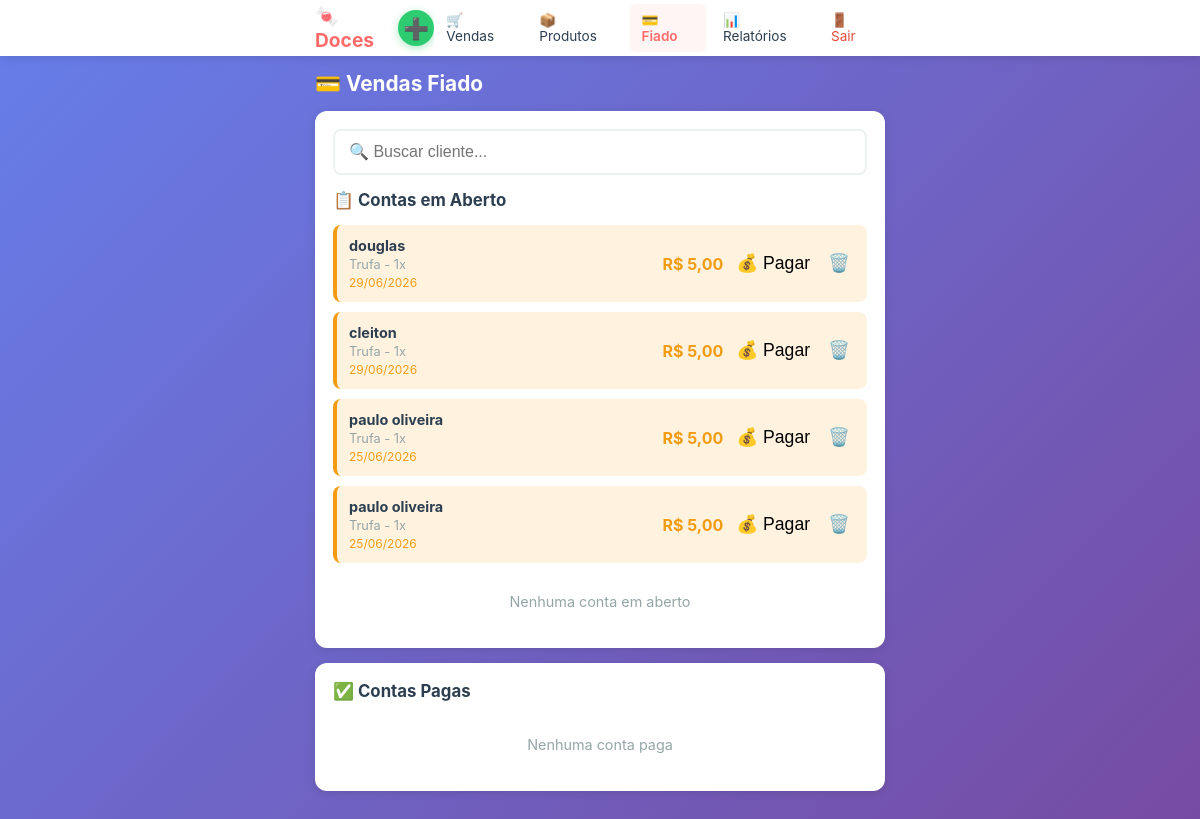
Before: /fiado (signed in) with the older database file.
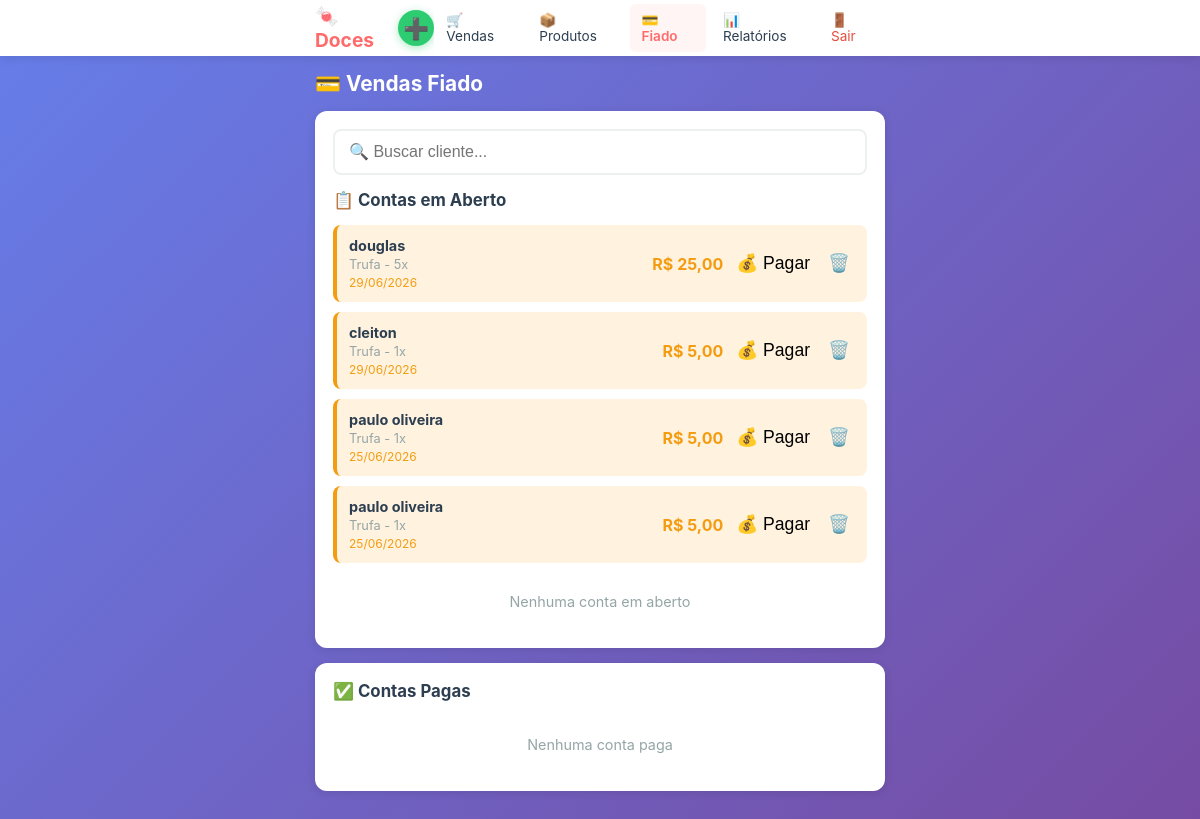
After: the same page with the newer database file.
### app.py (models this page shows)
class Fiado(db.Model):
    __tablename__ = 'fiados'
    id = db.Column(db.Integer, primary_key=True)
    cliente = db.Column(db.String(100), nullable=False)
    produto = db.Column(db.String(100), nullable=False)
    valor = db.Column(db.Float, nullable=False)
    quantidade = db.Column(db.Integer, default=1)
    total = db.Column(db.Float, nullable=False)
    data = db.Column(db.String(10), nullable=False)
    data_iso = db.Column(db.String(10), nullable=False)
    pago = db.Column(db.Boolean, default=False)
    data_pagamento = db.Column(db.String(10), nullable=True)
    created_at = db.Column(db.DateTime, default=datetime.now)

### app.py (the view)
@app.route('/fiado')
@login_required
def fiado():
    fiados = Fiado.query.order_by(Fiado.created_at.desc()).all()
    return render_template('fiado.html', fiados=fiados)

### app.py (called while the page is built)
def login_required(f):
    @wraps(f)
    def decorated_function(*args, **kwargs):
        if 'logged_in' not in session:
            return redirect(url_for('login'))
        return f(*args, **kwargs)
    return decorated_function

def formatar_br(valor):
    return f"{valor:,.2f}".replace(",", "X").replace(".", ",").replace("X", ".")

@app.template_filter('moeda_br')
def moeda_br_filter(valor):
    return formatar_br(valor)

### templates/fiado.html (shortened to what this page needs)
{% extends "base.html" %}
{% block content %}
<div class="page-header">
    <h2>💳 Vendas Fiado</h2>
</div>
<div class="card">
    <div class="busca-container">
        <input type="text" id="buscaFiado" placeholder="🔍 Buscar cliente..." onkeyup="filtrarFiado()">
    </div>
    <h3>📋 Contas em Aberto</h3>
    <div id="listaFiadoAberto" class="lista-fiado">
        {% set tem_aberto = false %}
        {% for fiado in fiados %}
        {% if not fiado.pago %}
        {% set tem_aberto = true %}
        <div class="fiado-item" data-cliente="{{ fiado.cliente.lower() }}">
            <div class="fiado-info">
                <strong>{{ fiado.cliente }}</strong>
                <span>{{ fiado.produto }} - {{ fiado.quantidade }}x</span>
                <span class="fiado-data">{{ fiado.data }}</span>
            </div>
            <div class="fiado-actions">
                <span class="fiado-valor">R$ {{ fiado.total|moeda_br }}</span>
                <button class="btn-icon btn-success" onclick="pagarFiado({{ fiado.id }})">💰 Pagar</button>
                <button class="btn-icon" onclick="excluirFiado({{ fiado.id }})">🗑️</button>
            </div>
        </div>
        {% endif %}
        {% endfor %}
        {% if not tem_aberto %}
        <p class="empty">Nenhuma conta em aberto</p>
        {% endif %}
    </div>
</div>
<div class="card">
    <h3>✅ Contas Pagas</h3>
    <div class="lista-fiado">
        {% set tem_pago = false %}
        {% if not tem_pago %}
        <p class="empty">Nenhuma conta paga</p>
        {% endif %}
    </div>
</div>
{% endblock %}

### templates/base.html (shortened to what this page needs)
<!DOCTYPE html>
<html lang="pt-BR">
<head>
    <link rel="stylesheet" href="{{ url_for('static', filename='css/style.css') }}">
</head>
<body>
    {% if session.get('logged_in') %}
    <nav class="menu-topo">
        <div class="menu-container">
            <div class="logo">🍬 Doces</div>
            <div class="menu-right">
                <a href="{{ url_for('vendas') }}" class="btn-nova-venda" title="Nova Venda">➕</a>
            </div>
            <ul class="menu-list" id="menuList">
                <li><a href="{{ url_for('vendas') }}" class="{% if request.endpoint == 'vendas' %}active{% endif %}">🛒 Vendas</a></li>
                <li><a href="{{ url_for('produtos') }}" class="{% if request.endpoint == 'produtos' %}active{% endif %}">📦 Produtos</a></li>
                <li><a href="{{ url_for('fiado') }}" class="{% if request.endpoint == 'fiado' %}active{% endif %}">💳 Fiado</a></li>
                <li><a href="{{ url_for('relatorios') }}" class="{% if request.endpoint == 'relatorios' %}active{% endif %}">📊 Relatórios</a></li>
                <li><a href="{{ url_for('logout') }}">🚪 Sair</a></li>
            </ul>
        </div>
    </nav>
    {% endif %}
    <main class="content">
        {% block content %}{% endblock %}
    </main>
</body>
</html>

### static/css/style.css (style rules this page uses)
:root { --primary: #FF6B6B; --primary-dark: #EE5A5A; --secondary: #4ECDC4; --success: #2ECC71; --warning: #F39C12; --danger: #E74C3C; --dark: #2C3E50; --gray: #95A5A6; --light: #ECF0F1; --white: #FFFFFF; --shadow: 0 2px 10px rgba(0,0,0,0.1); --radius: 12px; }
* { margin: 0; padding: 0; box-sizing: border-box; -webkit-tap-highlight-color: transparent; }
body { font-family: -apple-system, BlinkMacSystemFont, 'Segoe UI', Roboto, sans-serif; background: linear-gradient(135deg, #667eea 0%, #764ba2 100%); min-height: 100vh; color: var(--dark); padding-bottom: 20px; }
.menu-topo { background: var(--white); box-shadow: var(--shadow); position: sticky; top: 0; z-index: 1000; }
.menu-container { max-width: 100%; padding: 0 15px; display: flex; align-items: center; justify-content: space-between; height: 56px; }
.logo { font-size: 1.2rem; font-weight: bold; color: var(--primary); }
.menu-right { display: flex; align-items: center; gap: 10px; }
.btn-nova-venda { background: var(--success); color: var(--white); width: 36px; height: 36px; border-radius: 50%; display: flex; align-items: center; justify-content: center; text-decoration: none; font-size: 1.3rem; font-weight: bold; box-shadow: 0 2px 8px rgba(46, 204, 113, 0.4); transition: transform 0.2s, box-shadow 0.2s; }
.menu-list { display: none; list-style: none; position: absolute; top: 56px; left: 0; right: 0; background: var(--white); box-shadow: var(--shadow); padding: 10px 0; }
.menu-list li a { display: block; padding: 12px 20px; text-decoration: none; color: var(--dark); font-size: 0.95rem; border-bottom: 1px solid var(--light); }
.menu-list li a.active { color: var(--primary); font-weight: 600; background: #FFF5F5; }
.menu-list li:last-child a { color: var(--danger); }
.content { padding: 15px; max-width: 100%; }
.page-header { margin-bottom: 15px; }
.page-header h2 { font-size: 1.3rem; color: var(--white); margin-bottom: 5px; }
.card { background: var(--white); border-radius: var(--radius); padding: 18px; margin-bottom: 15px; box-shadow: var(--shadow); }
.card h3 { font-size: 1.05rem; margin-bottom: 15px; color: var(--dark); display: flex; align-items: center; gap: 8px; }
.btn-success { background: var(--success); color: var(black); }
.btn-icon { background: none; border: none; font-size: 1.1rem; cursor: pointer; padding: 5px; }
.busca-container { margin-bottom: 15px; }
.busca-container input { width: 100%; padding: 12px 14px; border: 2px solid var(--light); border-radius: 8px; font-size: 1rem; }
.lista-produtos, .lista-vendas, .lista-clientes, .lista-fiado { display: flex; flex-direction: column; gap: 10px; }
.fiado-item { display: flex; justify-content: space-between; align-items: center; padding: 12px; background: #FFF3E0; border-radius: 8px; border-left: 4px solid var(--warning); }
.fiado-info { display: flex; flex-direction: column; gap: 3px; flex: 1; }
.fiado-info strong { font-size: 0.9rem; }
.fiado-info span { font-size: 0.8rem; color: var(--gray); }
.fiado-data { font-size: 0.75rem !important; color: var(--warning) !important; }
.fiado-actions { display: flex; align-items: center; gap: 8px; }
.fiado-valor { font-weight: bold; color: var(--warning); font-size: 1rem; }
.empty { text-align: center; color: var(--gray); padding: 20px; font-size: 0.9rem; }
@media (min-width: 768px) { .content { max-width: 600px; margin: 0 auto; } }
@media (min-width: 768px) { .menu-container { max-width: 600px; margin: 0 auto; } }
@media (min-width: 768px) { .menu-list { display: flex !important; position: static; box-shadow: none; padding: 0; gap: 5px; } }
@media (min-width: 768px) { .menu-list li a { border-bottom: none; padding: 8px 12px; border-radius: 6px; font-size: 0.85rem; } }
@media (min-width: 768px) { .menu-list li a.active { background: #FFF5F5; } }
.card { animation: fadeIn 0.3s ease; }

Changed rows visible on the page:
changed Fiado "douglas": quantidade "1" → "5"; total|moeda_br "5,00" → "25,00"
